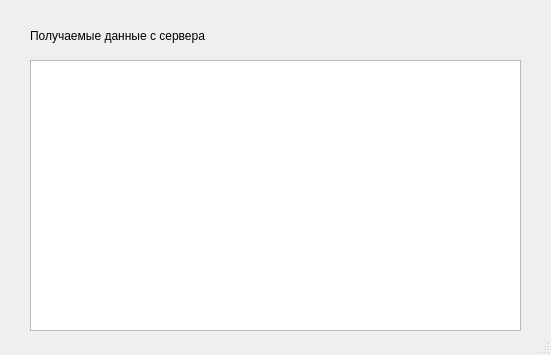
<?xml version="1.0" encoding="UTF-8"?>
<ui version="4.0">
 <class>MainWindow</class>
 <widget class="QMainWindow" name="MainWindow">
  <property name="geometry">
   <rect>
    <x>0</x>
    <y>0</y>
    <width>551</width>
    <height>355</height>
   </rect>
  </property>
  <property name="windowTitle">
   <string>Client</string>
  </property>
  <widget class="QWidget" name="centralwidget">
   <widget class="QTableWidget" name="tableWidget">
    <property name="geometry">
     <rect>
      <x>30</x>
      <y>60</y>
      <width>491</width>
      <height>271</height>
     </rect>
    </property>
   </widget>
   <widget class="QLabel" name="label">
    <property name="geometry">
     <rect>
      <x>30</x>
      <y>20</y>
      <width>231</width>
      <height>31</height>
     </rect>
    </property>
    <property name="text">
     <string>Получаемые данные с сервера </string>
    </property>
   </widget>
  </widget>
  <widget class="QStatusBar" name="statusbar"/>
 </widget>
 <resources/>
 <connections/>
</ui>
